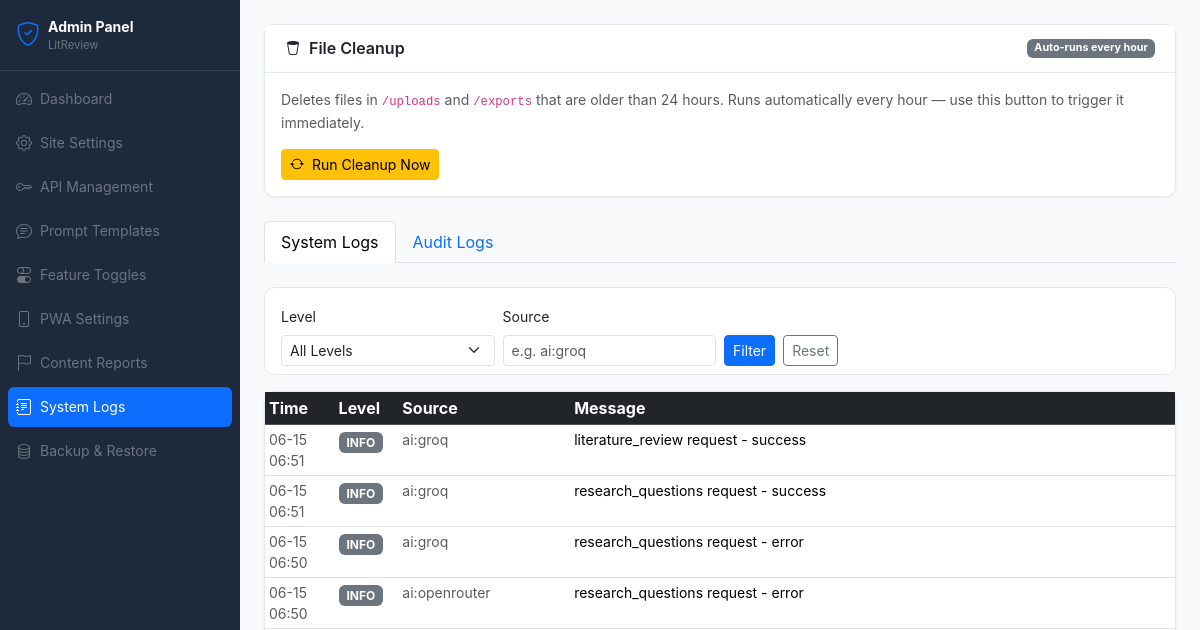
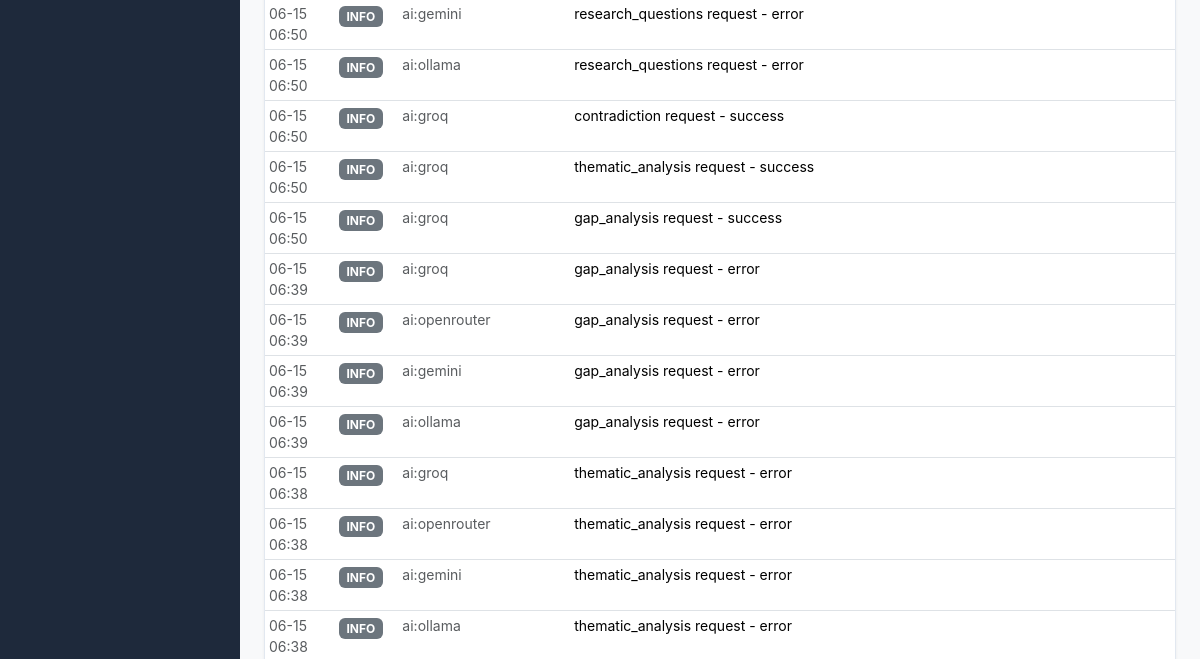
/julisunkan/logs (upper part), run on an earlier commit of the app's database (2 pictures, top to bottom).
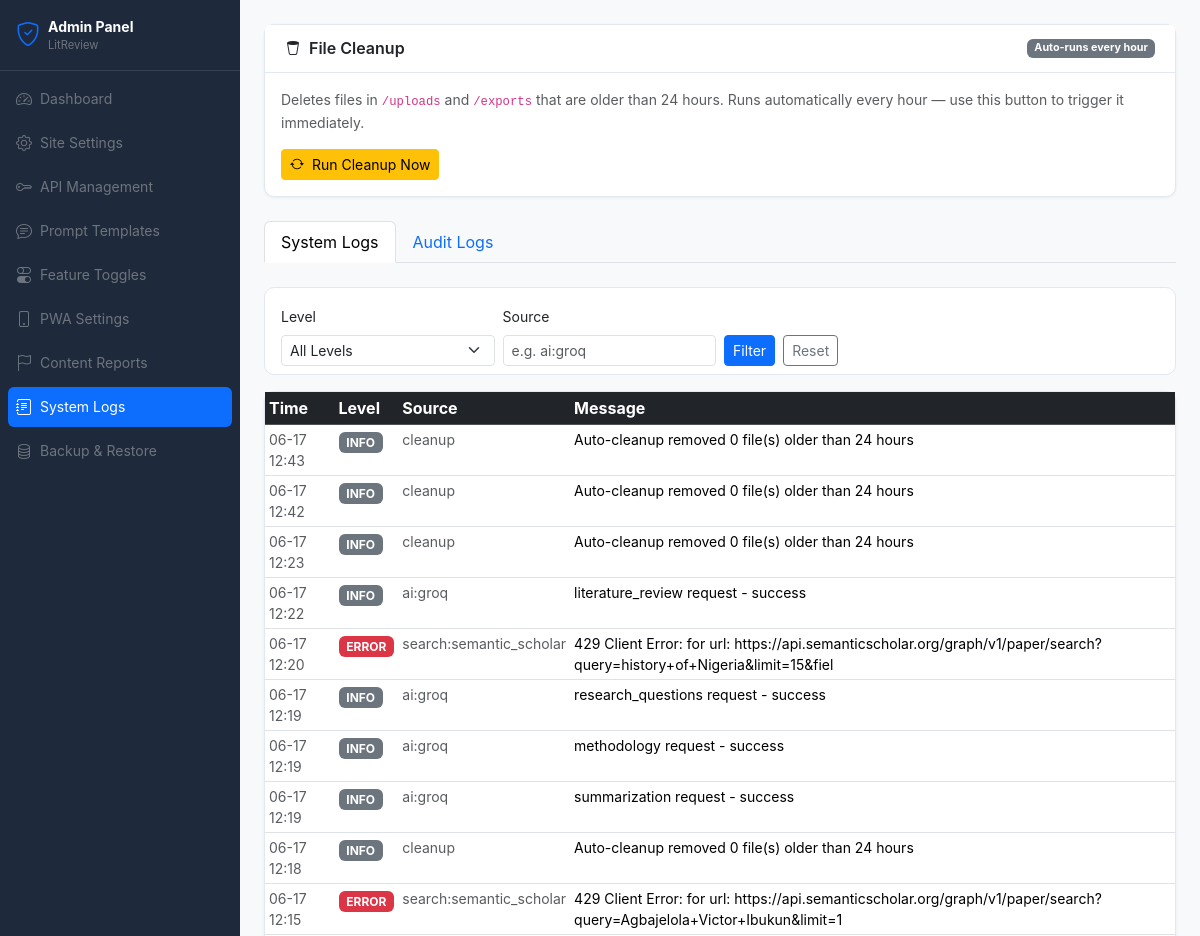
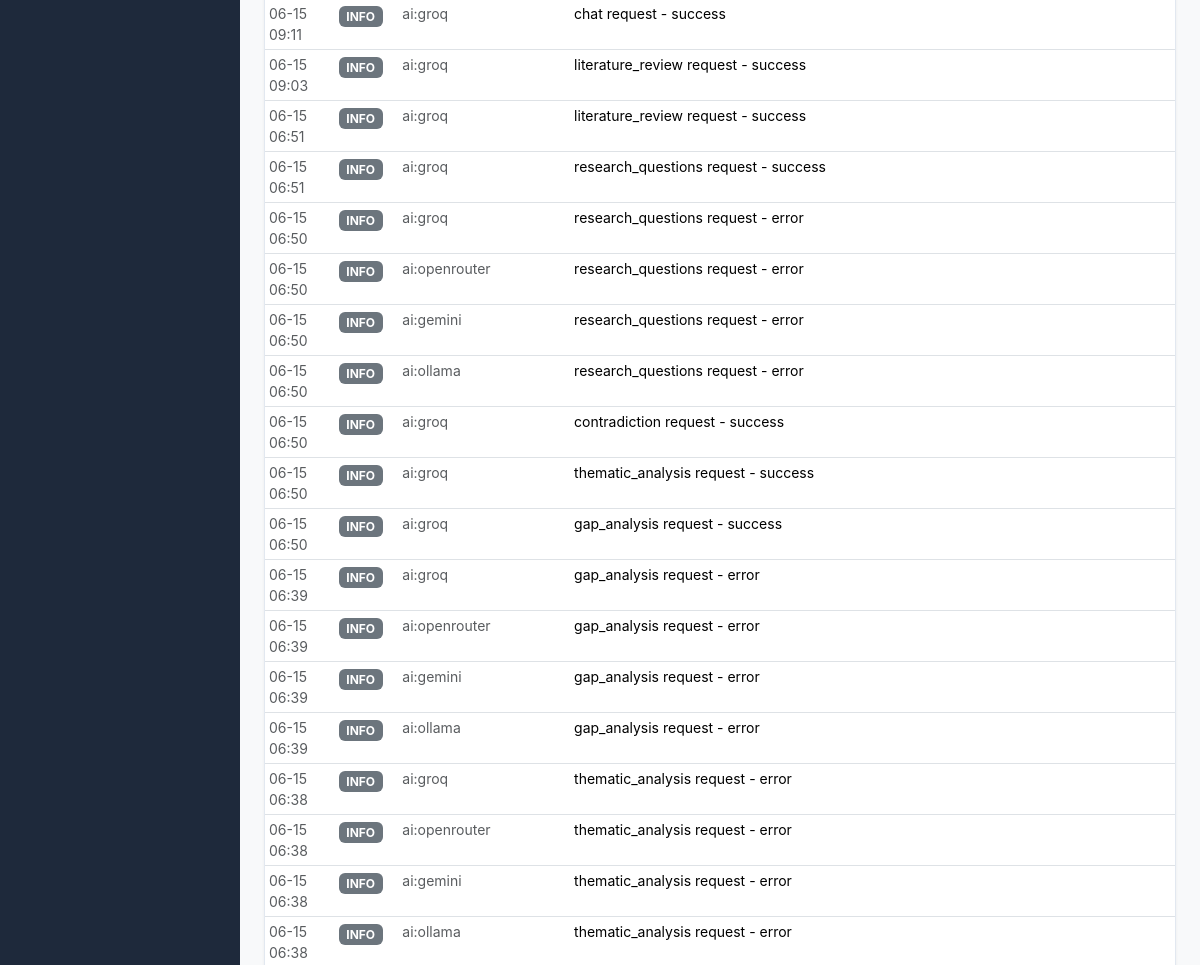
And on a later commit of the database (2 pictures, top to bottom).
### tables this page shows
CREATE TABLE system_logs (
            id INTEGER PRIMARY KEY AUTOINCREMENT,
            level TEXT,
            source TEXT,
            message TEXT,
            details TEXT,
            created_at TIMESTAMP DEFAULT CURRENT_TIMESTAMP
        );

### blueprints/admin.py (the view)
@admin_bp.route('/logs')
def logs():
    site = get_site_settings()
    db = get_db()
    level = request.args.get('level', '')
    source = request.args.get('source', '')
    query = 'SELECT * FROM system_logs'
    params = []
    conditions = []
    if level:
        conditions.append('level=?')
        params.append(level)
    if source:
        conditions.append('source LIKE ?')
        params.append(f'%{source}%')
    if conditions:
        query += ' WHERE ' + ' AND '.join(conditions)
    query += ' ORDER BY created_at DESC LIMIT 200'
    system_logs = db.execute(query, params).fetchall()
    audit_logs = db.execute('SELECT * FROM audit_logs ORDER BY created_at DESC LIMIT 100').fetchall()
    db.close()
    return render_template('admin/logs.html', site=site, system_logs=system_logs,
                           audit_logs=audit_logs, level=level, source=source)

### blueprints/admin.py (called while the page is built)
def get_site_settings():
    db = get_db()
    rows = db.execute('SELECT key, value FROM site_settings').fetchall()
    db.close()
    return {r['key']: r['value'] for r in rows}

### models/__init__.py (called while the page is built)
def get_db():
    conn = sqlite3.connect(Config.DATABASE_PATH)
    conn.row_factory = sqlite3.Row
    return conn

### templates/admin/logs.html (shortened to what this page needs)
{% extends "admin/base.html" %}
{% block admin_content %}
<div class="card shadow-sm mb-4">
  <div class="card-header d-flex justify-content-between align-items-center">
    <h6 class="mb-0 fw-semibold"><i class="bi bi-trash2 me-2"></i>File Cleanup</h6>
    <span class="badge bg-secondary">Auto-runs every hour</span>
  </div>
  <div class="card-body">
    <p class="text-muted small mb-3">Deletes files in <code>/uploads</code> and <code>/exports</code> that are older than 24 hours. Runs automatically every hour — use this button to trigger it immediately.</p>
    <button class="btn btn-warning btn-sm" onclick="runCleanup()" id="cleanupBtn">
      <i class="bi bi-arrow-repeat me-2"></i>Run Cleanup Now
    </button>
  </div>
</div>
<ul class="nav nav-tabs mb-4" id="logTabs">
  <li class="nav-item"><a class="nav-link active" data-bs-toggle="tab" href="#system">System Logs</a></li>
  <li class="nav-item"><a class="nav-link" data-bs-toggle="tab" href="#audit">Audit Logs</a></li>
</ul>
<div class="tab-content">
  <div class="tab-pane fade show active" id="system">
    <div class="card mb-3">
      <div class="card-body pb-2">
        <form method="GET" class="row g-2 align-items-end">
          <div class="col-md-3">
            <label class="form-label small">Level</label>
            <select class="form-select form-select-sm" name="level">
              <option value="" {% if not level %}selected{% endif %}>All Levels</option>
            </select>
          </div>
          <div class="col-md-3">
            <label class="form-label small">Source</label>
            <input type="text" class="form-control form-control-sm" name="source" value="{{ source }}" placeholder="e.g. ai:groq">
          </div>
          <div class="col-auto"><button type="submit" class="btn btn-sm btn-primary">Filter</button></div>
          <div class="col-auto"><a href="/julisunkan/logs" class="btn btn-sm btn-outline-secondary">Reset</a></div>
        </form>
      </div>
    </div>
    <div class="card shadow-sm">
      <div class="table-responsive">
        <table class="table table-sm table-hover mb-0">
          <thead class="table-dark">
            <tr><th>Time</th><th>Level</th><th>Source</th><th>Message</th></tr>
          </thead>
          <tbody>
            {% for log in system_logs %}
            <tr>
              <td class="text-muted small">{{ log.created_at[5:16] }}</td>
              <td><span class="badge bg-{% if log.level=='ERROR' %}danger{% elif log.level=='WARNING' %}warning text-dark{% else %}secondary{% endif %}">{{ log.level }}</span></td>
              <td class="small text-muted">{{ log.source }}</td>
              <td class="small">{{ log.message[:120] }}</td>
            </tr>
            {% else %}
            <tr><td colspan="4" class="text-center text-muted py-3">No logs</td></tr>
            {% endfor %}
          </tbody>
        </table>
      </div>
    </div>
  </div>
</div>
{% endblock %}

What changed in the data, as far as the page shows it:
added system_logs: created_at "06-17 12:43", level "INFO", source "cleanup", message "Auto-cleanup removed 0 file(s) older than 24 hours"
added system_logs: created_at "06-17 12:42", level "INFO", source "cleanup", message "Auto-cleanup removed 0 file(s) older than 24 hours"
added system_logs: created_at "06-17 12:23", level "INFO", source "cleanup", message "Auto-cleanup removed 0 file(s) older than 24 hours"
added system_logs: created_at "06-17 12:22", level "INFO", source "ai:groq", message "literature_review request - success"
added system_logs: created_at "06-17 12:20", level "ERROR", source "search:semantic_scholar", message "429 Client Error: for url: https://api.semanticscholar.org/graph/v1/paper/search?query=history+of+Nigeria&limit=15&fiel"
added system_logs: created_at "06-17 12:19", level "INFO", source "ai:groq", message "research_questions request - success"
added system_logs: created_at "06-17 12:19", level "INFO", source "ai:groq", message "methodology request - success"
added system_logs: created_at "06-17 12:19", level "INFO", source "ai:groq", message "summarization request - success"
added system_logs: created_at "06-17 12:18", level "INFO", source "cleanup", message "Auto-cleanup removed 0 file(s) older than 24 hours"
added system_logs: created_at "06-17 12:15", level "ERROR", source "search:semantic_scholar", message "429 Client Error: for url: https://api.semanticscholar.org/graph/v1/paper/search?query=Agbajelola+Victor+Ibukun&limit=1"
added system_logs: created_at "06-15 09:11", level "INFO", source "ai:groq", message "chat request - success"
added system_logs: created_at "06-15 09:03", level "INFO", source "ai:groq", message "literature_review request - success"
